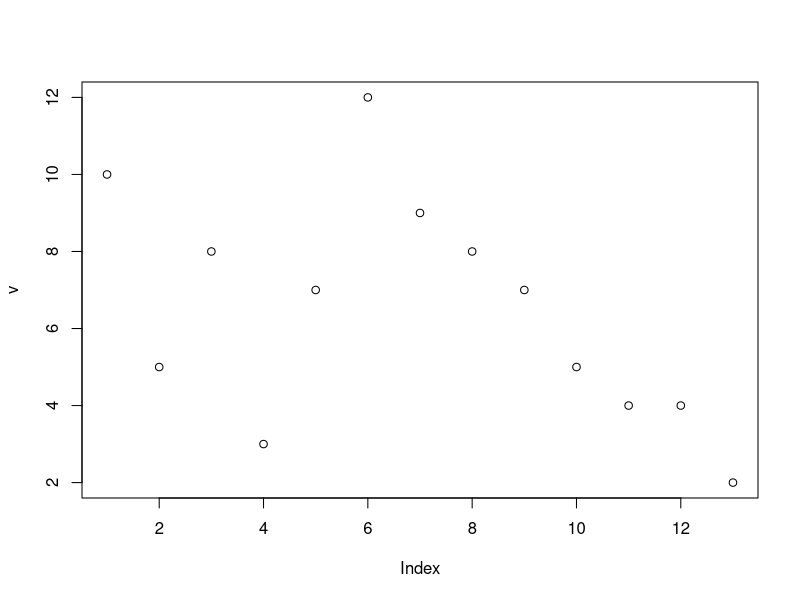
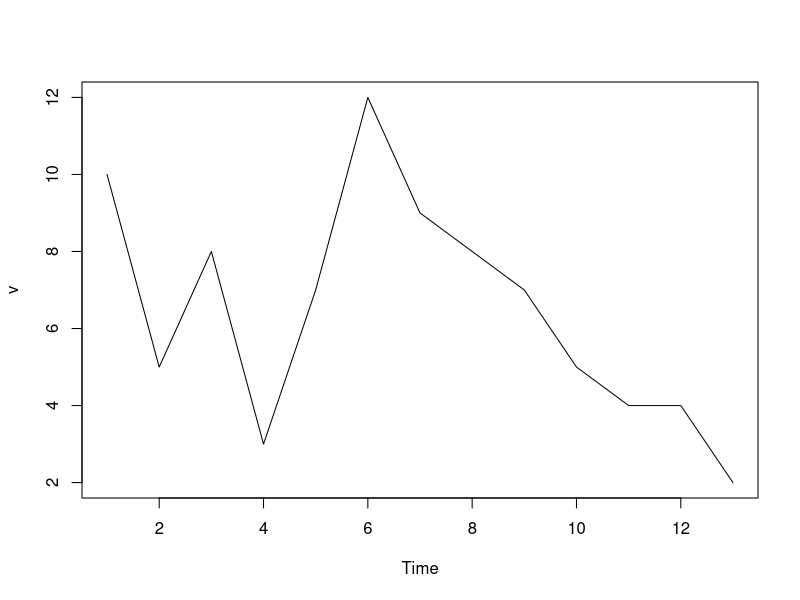
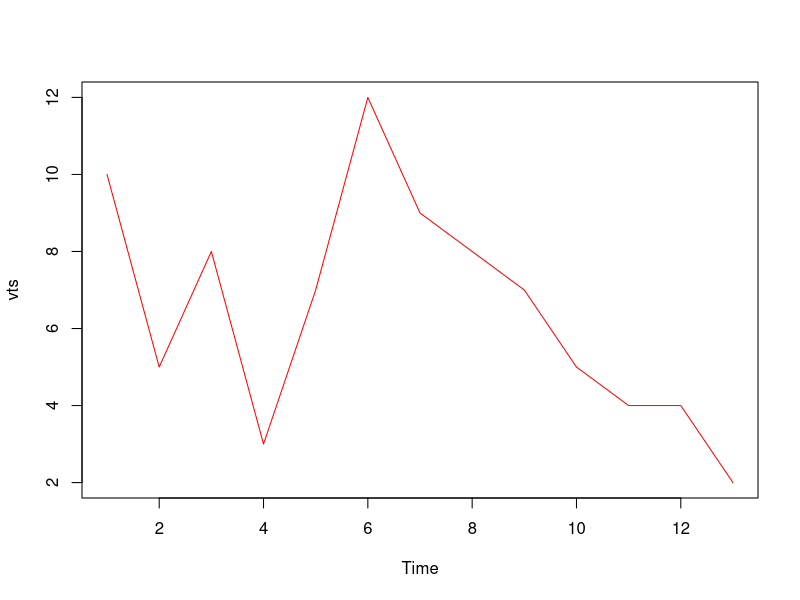
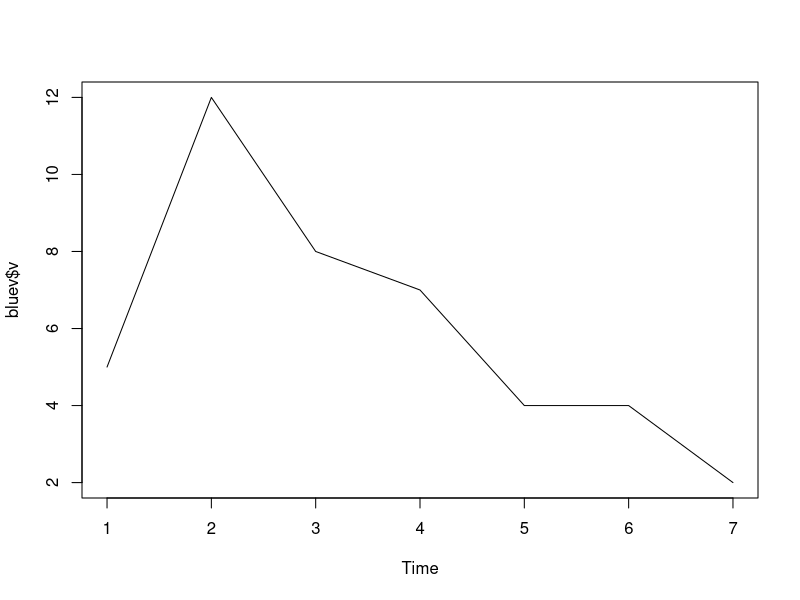
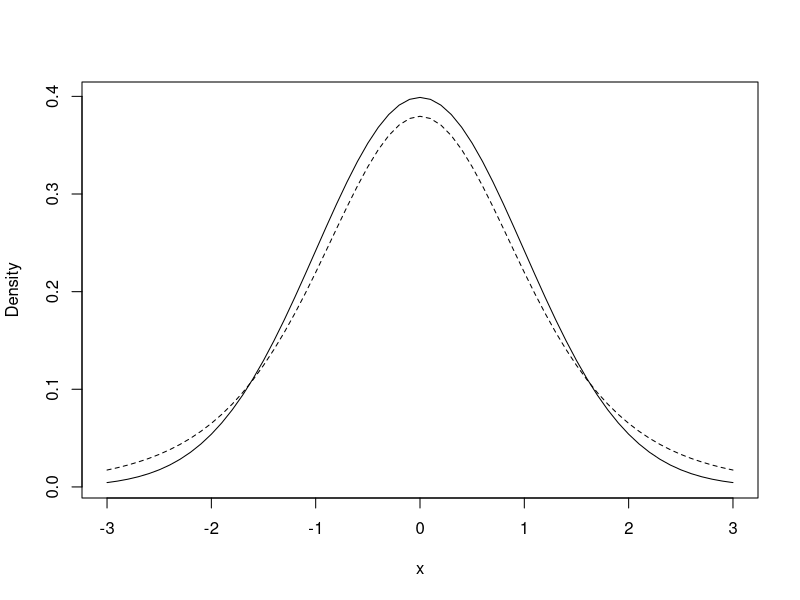

R code for these plots, in order:
# Useful commands for Homework 2

# R has a dedicated time series object, known as ts
help(ts)

# Vectors can also be treated as time series. The time points will be numbered consecutively,
# starting at 1
v <- c(10, 5, 8, 3, 7, 12, 9, 8, 7, 5, 4, 4, 2)
plot(v)

# We can create a time series object from this vector using the ts() command
vts <- ts(v)
(vts)

# Use the length() command to get the number of observations in the time series (or vector)
length(v)

# To plot a vector as a time series, use plot.ts()
plot.ts(v)

# If we are using a ts object, we can just use plot()
plot(vts,col='red')

# We often want to work with only a subset of the data. There are several ways to do this

# As an example, suppose each value in the time series v created above is associated with a
# color, red or blue. We create a vector of the colors
color <- c("red", "blue", "red" , "red", "red", "blue", "red", "blue", "blue", "red", 
           "blue", "blue", "blue")

# We next create a data frame with both the colors and the values
mydata <- data.frame(color, v)
head(mydata)

# To select a subset of the data, use the subset() command
bluev <- subset(mydata, color=="blue") # "==" for comparison, "=" for assignment, choosing only values for color that are blue
bluev

# Note that when plotting a time series from a data frame, we need to specify which
# column to plot
plot.ts(bluev$v)

# Probability distributions: R has many built in probability distributions. There are a group
# of commands for each probability distribution, starting with a letter for the type of
# command, followed by the name of the distribution
# For example, if the first letter is "r", the command generates random variables for the
# specified distribution
# Use rnorm() to generate a sample of normally distributed random variables
rnorm(n = 5, mean = 2, sd = 1)

# Use rt() to generate a sample of t distributed random variables
rt(n = 5, df=10)

# Comparing the normal distribution and the t distribution
x <- seq(from = -3, to = 3, by = .1) # seq() to create a sequence
plot(x, dnorm(x), ylab="Density", type="l") # dnorm() to find the density of a normal r.v.
lines(x, dt(x, df=5), lty=2) # lines() to add a curve to an existing graph
